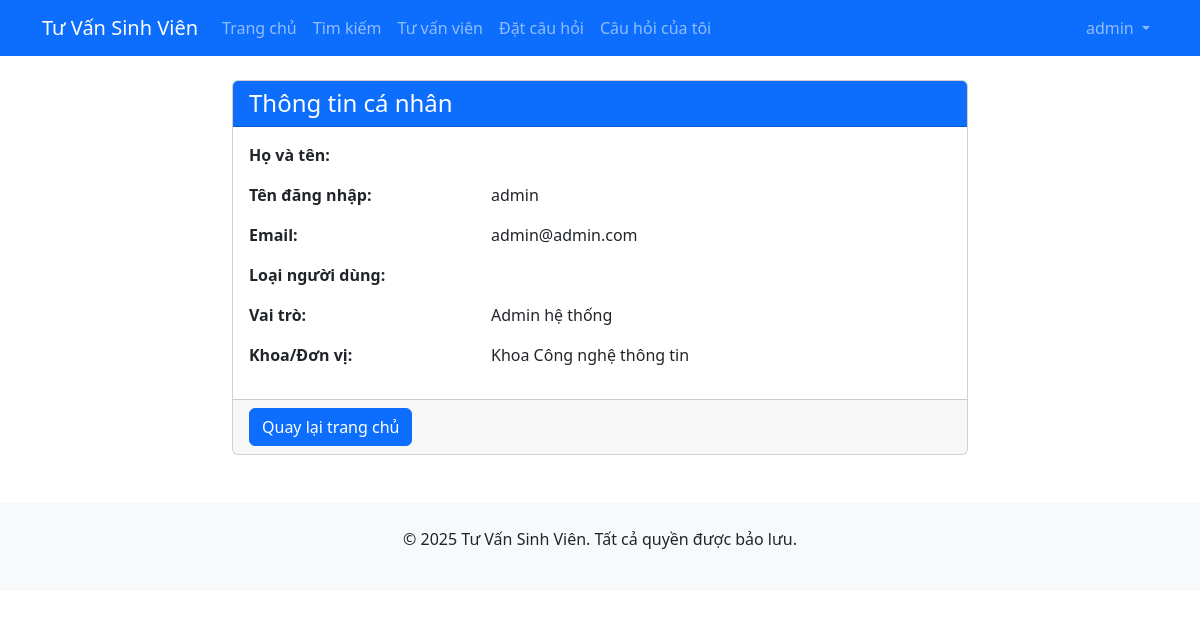
Page /accounts/profile/ (signed in) on the committed database.
### accounts/models.py (models this page shows)
class CustomUser(AbstractUser):
    USER_TYPE_CHOICES = (
        ('student', 'Sinh viên'),
        ('alumni', 'Cựu sinh viên'),
        ('parent', 'Phụ huynh'),
        ('high_school', 'Học sinh phổ thông'),
    )
    user_type = models.CharField(max_length=20, choices=USER_TYPE_CHOICES)
    student_id = models.CharField(max_length=20, blank=True, null=True)
    graduation_year = models.IntegerField(blank=True, null=True)  # Cho cựu sinh viên
    phone_number = models.CharField(max_length=15, blank=True, null=True)  # Cho phụ huynh
    grade = models.CharField(max_length=10, blank=True, null=True)  # Cho học sinh phổ thông

### admin_panel/models.py (models this page shows, shortened)
class AdvisorProfile(models.Model):
    ROLE_CHOICES = (
        ('admin', 'Admin hệ thống'),
        ('advisor', 'Ban tư vấn'),
    )
    user = models.OneToOneField(CustomUser, on_delete=models.CASCADE, verbose_name="Người dùng")
    department = models.ForeignKey(Department, on_delete=models.SET_NULL, null=True, blank=True, verbose_name="Khoa/Đơn vị")
    role = models.CharField(max_length=20, choices=ROLE_CHOICES, verbose_name="Vai trò")
    class Meta:
        verbose_name = "Hồ sơ tư vấn viên"
        verbose_name_plural = "Hồ sơ tư vấn viên"

### questions/models.py (models this page shows, shortened)
class Department(models.Model):
    name = models.CharField(max_length=100, verbose_name="Tên khoa/đơn vị")
    description = models.TextField(blank=True, verbose_name="Mô tả")
    class Meta:
        verbose_name = "Khoa/Đơn vị"
        verbose_name_plural = "Khoa/Đơn vị"

### accounts/views.py (the view)
# urls.py: path('profile/', views.profile_view, name='profile'),
@login_required
def profile_view(request):
    return render(request, 'accounts/profile.html')

### templates/accounts/profile.html (shortened to what this page needs)
{% extends 'base.html' %}
{% load widget_tweaks %}
{% block content %}
<div class="row">
    <div class="col-md-8 mx-auto">
        <div class="card">
            <div class="card-header bg-primary text-white">
                <h4 class="mb-0">Thông tin cá nhân</h4>
            </div>
            <div class="card-body">
                <div class="row mb-3">
                    <div class="col-md-4 fw-bold">Họ và tên:</div>
                    <div class="col-md-8">{{ user.get_full_name }}</div>
                </div>
                <div class="row mb-3">
                    <div class="col-md-4 fw-bold">Tên đăng nhập:</div>
                    <div class="col-md-8">{{ user.username }}</div>
                </div>
                <div class="row mb-3">
                    <div class="col-md-4 fw-bold">Email:</div>
                    <div class="col-md-8">{{ user.email }}</div>
                </div>
                <div class="row mb-3">
                    <div class="col-md-4 fw-bold">Loại người dùng:</div>
                    <div class="col-md-8">{{ user.get_user_type_display }}</div>
                </div>
                {% if user.advisorprofile %}
                <div class="row mb-3">
                    <div class="col-md-4 fw-bold">Vai trò:</div>
                    <div class="col-md-8">{{ user.advisorprofile.get_role_display }}</div>
                </div>
                {% if user.advisorprofile.department %}
                <div class="row mb-3">
                    <div class="col-md-4 fw-bold">Khoa/Đơn vị:</div>
                    <div class="col-md-8">{{ user.advisorprofile.department.name }}</div>
                </div>
                {% endif %}
                {% endif %}
            </div>
            <div class="card-footer">
                <a href="{% url 'home' %}" class="btn btn-primary">Quay lại trang chủ</a>
            </div>
        </div>
    </div>
</div>
{% endblock %}

### templates/base.html (shortened to what this page needs)
<!DOCTYPE html>
<html lang="vi">
<head>
    <link href="https://cdn.jsdelivr.net/npm/bootstrap@5.3.0/dist/css/bootstrap.min.css" rel="stylesheet">
    <link rel="stylesheet" href="https://cdnjs.cloudflare.com/ajax/libs/font-awesome/6.0.0/css/all.min.css">
</head>
<body>
    <nav class="navbar navbar-expand-lg navbar-dark bg-primary">
        <div class="container">
            <a class="navbar-brand" href="{% url 'home' %}">Tư Vấn Sinh Viên</a>
            <div class="collapse navbar-collapse" id="navbarNav">
                <ul class="navbar-nav me-auto">
                    <li class="nav-item">
                        <a class="nav-link" href="{% url 'home' %}">Trang chủ</a>
                    </li>
                    <li class="nav-item">
                        <a class="nav-link" href="{% url 'search_questions' %}">Tìm kiếm</a>
                    </li>
                    <li class="nav-item">
                        <a class="nav-link" href="{% url 'advisor_list' %}">Tư vấn viên</a>
                    </li>
                    {% if user.is_authenticated %}
                    <li class="nav-item">
                        <a class="nav-link" href="{% url 'ask_question' %}">Đặt câu hỏi</a>
                    </li>
                    <li class="nav-item">
                        <a class="nav-link" href="{% url 'my_questions' %}">Câu hỏi của tôi</a>
                    </li>
                    {% endif %}
                </ul>
                <ul class="navbar-nav">
                    {% if user.is_authenticated %}
                    <li class="nav-item dropdown">
                        <a class="nav-link dropdown-toggle" href="#" id="navbarDropdown" role="button" data-bs-toggle="dropdown">
                            {{ user.get_full_name|default:user.username }}
                        </a>
                    </li>
                    {% endif %}
                </ul>
            </div>
        </div>
    </nav>
    <div class="container mt-4">
        {% block content %}{% endblock %}
    </div>
    <footer class="bg-light py-4 mt-5">
        <div class="container text-center">
            <p>&copy; {% now "Y" %} Tư Vấn Sinh Viên. Tất cả quyền được bảo lưu.</p>
        </div>
    </footer>
</body>
</html>

### rows in the picture
CustomUser: get_full_name "admin", username "admin", email "admin@admin.com", advisorprofile.role "Admin hệ thống", advisorprofile.department.name "Khoa Công nghệ thông tin"
